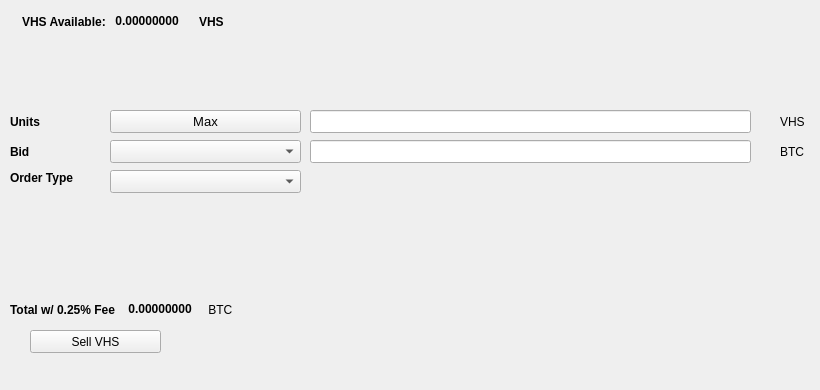
   <widget class="QWidget" name="SellTab">
    <attribute name="title">
     <string>Sell</string>
    </attribute>
    <widget class="QLabel" name="label_16">
     <property name="geometry">
      <rect>
       <x>780</x>
       <y>140</y>
       <width>31</width>
       <height>23</height>
      </rect>
     </property>
     <property name="text">
      <string>BTC</string>
     </property>
    </widget>
    <widget class="QComboBox" name="SellBidcomboBox">
     <property name="geometry">
      <rect>
       <x>110</x>
       <y>140</y>
       <width>191</width>
       <height>23</height>
      </rect>
     </property>
     <property name="font">
      <font>
       <pointsize>10</pointsize>
      </font>
     </property>
    </widget>
    <widget class="QLabel" name="label_18">
     <property name="geometry">
      <rect>
       <x>10</x>
       <y>110</y>
       <width>46</width>
       <height>23</height>
      </rect>
     </property>
     <property name="font">
      <font>
       <weight>75</weight>
       <bold>true</bold>
      </font>
     </property>
     <property name="text">
      <string>Units</string>
     </property>
    </widget>
    <widget class="QPushButton" name="Sell_Max_Amount">
     <property name="geometry">
      <rect>
       <x>110</x>
       <y>110</y>
       <width>191</width>
       <height>23</height>
      </rect>
     </property>
     <property name="font">
      <font>
       <pointsize>10</pointsize>
      </font>
     </property>
     <property name="text">
      <string>Max</string>
     </property>
    </widget>
    <widget class="QLabel" name="label_20">
     <property name="geometry">
      <rect>
       <x>10</x>
       <y>170</y>
       <width>91</width>
       <height>16</height>
      </rect>
     </property>
     <property name="font">
      <font>
       <weight>75</weight>
       <bold>true</bold>
      </font>
     </property>
     <property name="text">
      <string>Order Type</string>
     </property>
    </widget>
    <widget class="QComboBox" name="SellOrdertypeCombo">
     <property name="geometry">
      <rect>
       <x>110</x>
       <y>170</y>
       <width>191</width>
       <height>23</height>
      </rect>
     </property>
     <property name="font">
      <font>
       <pointsize>10</pointsize>
      </font>
     </property>
    </widget>
    <widget class="QLabel" name="label_21">
     <property name="geometry">
      <rect>
       <x>10</x>
       <y>140</y>
       <width>46</width>
       <height>23</height>
      </rect>
     </property>
     <property name="font">
      <font>
       <weight>75</weight>
       <bold>true</bold>
      </font>
     </property>
     <property name="text">
      <string>Bid</string>
     </property>
    </widget>
    <widget class="QLabel" name="label_22">
     <property name="geometry">
      <rect>
       <x>780</x>
       <y>110</y>
       <width>31</width>
       <height>23</height>
      </rect>
     </property>
     <property name="text">
      <string>VHS</string>
     </property>
    </widget>
    <widget class="QLineEdit" name="UnitsInputVHS">
     <property name="geometry">
      <rect>
       <x>310</x>
       <y>110</y>
       <width>441</width>
       <height>23</height>
      </rect>
     </property>
     <property name="font">
      <font>
       <pointsize>9</pointsize>
       <weight>75</weight>
       <bold>true</bold>
      </font>
     </property>
    </widget>
    <widget class="QLineEdit" name="SellBidPriceEdit">
     <property name="geometry">
      <rect>
       <x>310</x>
       <y>140</y>
       <width>441</width>
       <height>23</height>
      </rect>
     </property>
     <property name="font">
      <font>
       <pointsize>9</pointsize>
       <weight>75</weight>
       <bold>true</bold>
      </font>
     </property>
    </widget>
    <widget class="QPushButton" name="SellVHSBTN">
     <property name="geometry">
      <rect>
       <x>30</x>
       <y>330</y>
       <width>131</width>
       <height>23</height>
      </rect>
     </property>
     <property name="text">
      <string>Sell VHS</string>
     </property>
     <property name="icon">
      <iconset resource="../vhs">
       <normaloff>:/icons/bitcoin</normaloff>:/icons/bitcoin</iconset>
     </property>
    </widget>
    <widget class="QWidget" name="layoutWidget3">
     <property name="geometry">
      <rect>
       <x>22</x>
       <y>12</y>
       <width>258</width>
       <height>19</height>
      </rect>
     </property>
     <layout class="QHBoxLayout" name="horizontalLayout">
      <item>
       <widget class="QLabel" name="label232_2">
        <property name="font">
         <font>
          <weight>75</weight>
          <bold>true</bold>
         </font>
        </property>
        <property name="text">
         <string>VHS Available:</string>
        </property>
       </widget>
      </item>
      <item>
       <widget class="QLabel" name="VHSAvailableLabel">
        <property name="palette">
         <palette>
          <active>
           <colorrole role="WindowText">
            <brush brushstyle="SolidPattern">
             <color alpha="255">
              <red>0</red>
              <green>0</green>
              <blue>0</blue>
             </color>
            </brush>
           </colorrole>
           <colorrole role="Button">
            <brush brushstyle="SolidPattern">
             <color alpha="255">
              <red>0</red>
              <green>170</green>
              <blue>0</blue>
             </color>
            </brush>
           </colorrole>
           <colorrole role="Light">
            <brush brushstyle="SolidPattern">
             <color alpha="255">
              <red>0</red>
              <green>255</green>
              <blue>0</blue>
             </color>
            </brush>
           </colorrole>
           <colorrole role="Midlight">
            <brush brushstyle="SolidPattern">
             <color alpha="255">
              <red>0</red>
              <green>212</green>
              <blue>0</blue>
             </color>
            </brush>
           </colorrole>
           <colorrole role="Dark">
            <brush brushstyle="SolidPattern">
             <color alpha="255">
              <red>0</red>
              <green>85</green>
              <blue>0</blue>
             </color>
            </brush>
           </colorrole>
           <colorrole role="Mid">
            <brush brushstyle="SolidPattern">
             <color alpha="255">
              <red>0</red>
              <green>113</green>
              <blue>0</blue>
             </color>
            </brush>
           </colorrole>
           <colorrole role="Text">
            <brush brushstyle="SolidPattern">
             <color alpha="255">
              <red>0</red>
              <green>170</green>
              <blue>0</blue>
             </color>
            </brush>
           </colorrole>
           <colorrole role="BrightText">
            <brush brushstyle="SolidPattern">
             <color alpha="255">
              <red>255</red>
              <green>255</green>
              <blue>255</blue>
             </color>
            </brush>
           </colorrole>
           <colorrole role="ButtonText">
            <brush brushstyle="SolidPattern">
             <color alpha="255">
              <red>0</red>
              <green>0</green>
              <blue>0</blue>
             </color>
            </brush>
           </colorrole>
           <colorrole role="Base">
            <brush brushstyle="SolidPattern">
             <color alpha="255">
              <red>255</red>
              <green>255</green>
              <blue>255</blue>
             </color>
            </brush>
           </colorrole>
           <colorrole role="Window">
            <brush brushstyle="SolidPattern">
             <color alpha="255">
              <red>0</red>
              <green>170</green>
              <blue>0</blue>
             </color>
            </brush>
           </colorrole>
           <colorrole role="Shadow">
            <brush brushstyle="SolidPattern">
             <color alpha="255">
              <red>0</red>
              <green>0</green>
              <blue>0</blue>
             </color>
            </brush>
           </colorrole>
           <colorrole role="AlternateBase">
            <brush brushstyle="SolidPattern">
             <color alpha="255">
              <red>127</red>
              <green>212</green>
              <blue>127</blue>
             </color>
            </brush>
           </colorrole>
           <colorrole role="ToolTipBase">
            <brush brushstyle="SolidPattern">
             <color alpha="255">
              <red>255</red>
              <green>255</green>
              <blue>220</blue>
             </color>
            </brush>
           </colorrole>
           <colorrole role="ToolTipText">
            <brush brushstyle="SolidPattern">
             <color alpha="255">
              <red>0</red>
              <green>0</green>
              <blue>0</blue>
             </color>
            </brush>
           </colorrole>
          </active>
          <inactive>
           <colorrole role="WindowText">
            <brush brushstyle="SolidPattern">
             <color alpha="255">
              <red>0</red>
              <green>0</green>
              <blue>0</blue>
             </color>
            </brush>
           </colorrole>
           <colorrole role="Button">
            <brush brushstyle="SolidPattern">
             <color alpha="255">
              <red>0</red>
              <green>170</green>
              <blue>0</blue>
             </color>
            </brush>
           </colorrole>
           <colorrole role="Light">
            <brush brushstyle="SolidPattern">
             <color alpha="255">
              <red>0</red>
              <green>255</green>
              <blue>0</blue>
             </color>
            </brush>
           </colorrole>
           <colorrole role="Midlight">
            <brush brushstyle="SolidPattern">
             <color alpha="255">
              <red>0</red>
              <green>212</green>
              <blue>0</blue>
             </color>
            </brush>
           </colorrole>
           <colorrole role="Dark">
            <brush brushstyle="SolidPattern">
             <color alpha="255">
              <red>0</red>
              <green>85</green>
              <blue>0</blue>
             </color>
            </brush>
           </colorrole>
           <colorrole role="Mid">
            <brush brushstyle="SolidPattern">
             <color alpha="255">
              <red>0</red>
              <green>113</green>
              <blue>0</blue>
             </color>
            </brush>
           </colorrole>
           <colorrole role="Text">
            <brush brushstyle="SolidPattern">
             <color alpha="255">
              <red>0</red>
              <green>170</green>
              <blue>0</blue>
             </color>
            </brush>
           </colorrole>
           <colorrole role="BrightText">
            <brush brushstyle="SolidPattern">
             <color alpha="255">
              <red>255</red>
              <green>255</green>
              <blue>255</blue>
             </color>
            </brush>
           </colorrole>
           <colorrole role="ButtonText">
            <brush brushstyle="SolidPattern">
             <color alpha="255">
              <red>0</red>
              <green>0</green>
              <blue>0</blue>
             </color>
            </brush>
           </colorrole>
           <colorrole role="Base">
            <brush brushstyle="SolidPattern">
             <color alpha="255">
              <red>255</red>
              <green>255</green>
              <blue>255</blue>
             </color>
            </brush>
           </colorrole>
           <colorrole role="Window">
            <brush brushstyle="SolidPattern">
             <color alpha="255">
              <red>0</red>
              <green>170</green>
              <blue>0</blue>
             </color>
            </brush>
           </colorrole>
           <colorrole role="Shadow">
            <brush brushstyle="SolidPattern">
             <color alpha="255">
              <red>0</red>
              <green>0</green>
              <blue>0</blue>
             </color>
            </brush>
           </colorrole>
           <colorrole role="AlternateBase">
            <brush brushstyle="SolidPattern">
             <color alpha="255">
              <red>127</red>
              <green>212</green>
              <blue>127</blue>
             </color>
            </brush>
           </colorrole>
           <colorrole role="ToolTipBase">
            <brush brushstyle="SolidPattern">
             <color alpha="255">
              <red>255</red>
              <green>255</green>
              <blue>220</blue>
             </color>
            </brush>
           </colorrole>
           <colorrole role="ToolTipText">
            <brush brushstyle="SolidPattern">
             <color alpha="255">
              <red>0</red>
              <green>0</green>
              <blue>0</blue>
             </color>
            </brush>
           </colorrole>
          </inactive>
          <disabled>
           <colorrole role="WindowText">
            <brush brushstyle="SolidPattern">
             <color alpha="255">
              <red>0</red>
              <green>85</green>
              <blue>0</blue>
             </color>
            </brush>
           </colorrole>
           <colorrole role="Button">
            <brush brushstyle="SolidPattern">
             <color alpha="255">
              <red>0</red>
              <green>170</green>
              <blue>0</blue>
             </color>
            </brush>
           </colorrole>
           <colorrole role="Light">
            <brush brushstyle="SolidPattern">
             <color alpha="255">
              <red>0</red>
              <green>255</green>
              <blue>0</blue>
             </color>
            </brush>
           </colorrole>
           <colorrole role="Midlight">
            <brush brushstyle="SolidPattern">
             <color alpha="255">
              <red>0</red>
              <green>212</green>
              <blue>0</blue>
             </color>
            </brush>
           </colorrole>
           <colorrole role="Dark">
            <brush brushstyle="SolidPattern">
             <color alpha="255">
              <red>0</red>
              <green>85</green>
              <blue>0</blue>
             </color>
            </brush>
           </colorrole>
           <colorrole role="Mid">
            <brush brushstyle="SolidPattern">
             <color alpha="255">
              <red>0</red>
              <green>113</green>
              <blue>0</blue>
             </color>
            </brush>
           </colorrole>
           <colorrole role="Text">
            <brush brushstyle="SolidPattern">
             <color alpha="255">
              <red>0</red>
              <green>85</green>
              <blue>0</blue>
             </color>
            </brush>
           </colorrole>
           <colorrole role="BrightText">
            <brush brushstyle="SolidPattern">
             <color alpha="255">
              <red>255</red>
              <green>255</green>
              <blue>255</blue>
             </color>
            </brush>
           </colorrole>
           <colorrole role="ButtonText">
            <brush brushstyle="SolidPattern">
             <color alpha="255">
              <red>0</red>
              <green>85</green>
              <blue>0</blue>
             </color>
            </brush>
           </colorrole>
           <colorrole role="Base">
            <brush brushstyle="SolidPattern">
             <color alpha="255">
              <red>0</red>
              <green>170</green>
              <blue>0</blue>
             </color>
            </brush>
           </colorrole>
           <colorrole role="Window">
            <brush brushstyle="SolidPattern">
             <color alpha="255">
              <red>0</red>
              <green>170</green>
              <blue>0</blue>
             </color>
            </brush>
           </colorrole>
           <colorrole role="Shadow">
            <brush brushstyle="SolidPattern">
             <color alpha="255">
              <red>0</red>
              <green>0</green>
              <blue>0</blue>
             </color>
            </brush>
           </colorrole>
           <colorrole role="AlternateBase">
            <brush brushstyle="SolidPattern">
             <color alpha="255">
              <red>0</red>
              <green>170</green>
              <blue>0</blue>
             </color>
            </brush>
           </colorrole>
           <colorrole role="ToolTipBase">
            <brush brushstyle="SolidPattern">
             <color alpha="255">
              <red>255</red>
              <green>255</green>
              <blue>220</blue>
             </color>
            </brush>
           </colorrole>
           <colorrole role="ToolTipText">
            <brush brushstyle="SolidPattern">
             <color alpha="255">
              <red>0</red>
              <green>0</green>
              <blue>0</blue>
             </color>
            </brush>
           </colorrole>
          </disabled>
         </palette>
        </property>
        <property name="font">
         <font>
          <weight>75</weight>
          <bold>true</bold>
         </font>
        </property>
        <property name="text">
         <string> 0.00000000 </string>
        </property>
        <property name="textInteractionFlags">
         <set>Qt::LinksAccessibleByMouse|Qt::TextSelectableByKeyboard|Qt::TextSelectableByMouse</set>
        </property>
       </widget>
      </item>
      <item>
       <widget class="QLabel" name="labelVHS">
        <property name="font">
         <font>
          <weight>75</weight>
          <bold>true</bold>
         </font>
        </property>
        <property name="text">
         <string>VHS</string>
        </property>
       </widget>
      </item>
     </layout>
    </widget>
    <widget class="QWidget" name="layoutWidget">
     <property name="geometry">
      <rect>
       <x>10</x>
       <y>300</y>
       <width>268</width>
       <height>19</height>
      </rect>
     </property>
     <layout class="QHBoxLayout" name="horizontalLayout_2">
      <item>
       <widget class="QLabel" name="label_19">
        <property name="font">
         <font>
          <weight>75</weight>
          <bold>true</bold>
         </font>
        </property>
        <property name="text">
         <string>Total w/ 0.25% Fee </string>
        </property>
       </widget>
      </item>
      <item>
       <widget class="QLabel" name="SellCostLabel">
        <property name="palette">
         <palette>
          <active>
           <colorrole role="WindowText">
            <brush brushstyle="SolidPattern">
             <color alpha="255">
              <red>0</red>
              <green>0</green>
              <blue>0</blue>
             </color>
            </brush>
           </colorrole>
           <colorrole role="Button">
            <brush brushstyle="SolidPattern">
             <color alpha="255">
              <red>0</red>
              <green>170</green>
              <blue>0</blue>
             </color>
            </brush>
           </colorrole>
           <colorrole role="Light">
            <brush brushstyle="SolidPattern">
             <color alpha="255">
              <red>0</red>
              <green>255</green>
              <blue>0</blue>
             </color>
            </brush>
           </colorrole>
           <colorrole role="Midlight">
            <brush brushstyle="SolidPattern">
             <color alpha="255">
              <red>0</red>
              <green>212</green>
              <blue>0</blue>
             </color>
            </brush>
           </colorrole>
           <colorrole role="Dark">
            <brush brushstyle="SolidPattern">
             <color alpha="255">
              <red>0</red>
              <green>85</green>
              <blue>0</blue>
             </color>
            </brush>
           </colorrole>
           <colorrole role="Mid">
            <brush brushstyle="SolidPattern">
             <color alpha="255">
              <red>0</red>
              <green>113</green>
              <blue>0</blue>
             </color>
            </brush>
           </colorrole>
           <colorrole role="Text">
            <brush brushstyle="SolidPattern">
             <color alpha="255">
              <red>0</red>
              <green>170</green>
              <blue>0</blue>
             </color>
            </brush>
           </colorrole>
           <colorrole role="BrightText">
            <brush brushstyle="SolidPattern">
             <color alpha="255">
              <red>255</red>
              <green>255</green>
              <blue>255</blue>
             </color>
            </brush>
           </colorrole>
           <colorrole role="ButtonText">
            <brush brushstyle="SolidPattern">
             <color alpha="255">
              <red>0</red>
              <green>0</green>
              <blue>0</blue>
             </color>
            </brush>
           </colorrole>
           <colorrole role="Base">
            <brush brushstyle="SolidPattern">
             <color alpha="255">
              <red>255</red>
              <green>255</green>
              <blue>255</blue>
             </color>
            </brush>
           </colorrole>
           <colorrole role="Window">
            <brush brushstyle="SolidPattern">
             <color alpha="255">
              <red>0</red>
              <green>170</green>
              <blue>0</blue>
             </color>
            </brush>
           </colorrole>
           <colorrole role="Shadow">
            <brush brushstyle="SolidPattern">
             <color alpha="255">
              <red>0</red>
              <green>0</green>
              <blue>0</blue>
             </color>
            </brush>
           </colorrole>
           <colorrole role="AlternateBase">
            <brush brushstyle="SolidPattern">
             <color alpha="255">
              <red>127</red>
              <green>212</green>
              <blue>127</blue>
             </color>
            </brush>
           </colorrole>
           <colorrole role="ToolTipBase">
            <brush brushstyle="SolidPattern">
             <color alpha="255">
              <red>255</red>
              <green>255</green>
              <blue>220</blue>
             </color>
            </brush>
           </colorrole>
           <colorrole role="ToolTipText">
            <brush brushstyle="SolidPattern">
             <color alpha="255">
              <red>0</red>
              <green>0</green>
              <blue>0</blue>
             </color>
            </brush>
           </colorrole>
          </active>
          <inactive>
           <colorrole role="WindowText">
            <brush brushstyle="SolidPattern">
             <color alpha="255">
              <red>0</red>
              <green>0</green>
              <blue>0</blue>
             </color>
            </brush>
           </colorrole>
           <colorrole role="Button">
            <brush brushstyle="SolidPattern">
             <color alpha="255">
              <red>0</red>
              <green>170</green>
              <blue>0</blue>
             </color>
            </brush>
           </colorrole>
           <colorrole role="Light">
            <brush brushstyle="SolidPattern">
             <color alpha="255">
              <red>0</red>
              <green>255</green>
              <blue>0</blue>
             </color>
            </brush>
           </colorrole>
           <colorrole role="Midlight">
            <brush brushstyle="SolidPattern">
             <color alpha="255">
              <red>0</red>
              <green>212</green>
              <blue>0</blue>
             </color>
            </brush>
           </colorrole>
           <colorrole role="Dark">
            <brush brushstyle="SolidPattern">
             <color alpha="255">
              <red>0</red>
              <green>85</green>
              <blue>0</blue>
             </color>
            </brush>
           </colorrole>
           <colorrole role="Mid">
            <brush brushstyle="SolidPattern">
             <color alpha="255">
              <red>0</red>
              <green>113</green>
              <blue>0</blue>
             </color>
            </brush>
           </colorrole>
           <colorrole role="Text">
            <brush brushstyle="SolidPattern">
             <color alpha="255">
              <red>0</red>
              <green>170</green>
              <blue>0</blue>
             </color>
            </brush>
           </colorrole>
           <colorrole role="BrightText">
            <brush brushstyle="SolidPattern">
             <color alpha="255">
              <red>255</red>
              <green>255</green>
              <blue>255</blue>
             </color>
            </brush>
           </colorrole>
           <colorrole role="ButtonText">
            <brush brushstyle="SolidPattern">
             <color alpha="255">
              <red>0</red>
              <green>0</green>
              <blue>0</blue>
             </color>
            </brush>
           </colorrole>
           <colorrole role="Base">
            <brush brushstyle="SolidPattern">
             <color alpha="255">
              <red>255</red>
              <green>255</green>
              <blue>255</blue>
             </color>
            </brush>
           </colorrole>
           <colorrole role="Window">
            <brush brushstyle="SolidPattern">
             <color alpha="255">
              <red>0</red>
              <green>170</green>
              <blue>0</blue>
             </color>
            </brush>
           </colorrole>
           <colorrole role="Shadow">
            <brush brushstyle="SolidPattern">
             <color alpha="255">
              <red>0</red>
              <green>0</green>
              <blue>0</blue>
             </color>
            </brush>
           </colorrole>
           <colorrole role="AlternateBase">
            <brush brushstyle="SolidPattern">
             <color alpha="255">
              <red>127</red>
              <green>212</green>
              <blue>127</blue>
             </color>
            </brush>
           </colorrole>
           <colorrole role="ToolTipBase">
            <brush brushstyle="SolidPattern">
             <color alpha="255">
              <red>255</red>
              <green>255</green>
              <blue>220</blue>
             </color>
            </brush>
           </colorrole>
           <colorrole role="ToolTipText">
            <brush brushstyle="SolidPattern">
             <color alpha="255">
              <red>0</red>
              <green>0</green>
              <blue>0</blue>
             </color>
            </brush>
           </colorrole>
          </inactive>
          <disabled>
           <colorrole role="WindowText">
            <brush brushstyle="SolidPattern">
             <color alpha="255">
              <red>0</red>
              <green>85</green>
              <blue>0</blue>
             </color>
            </brush>
           </colorrole>
           <colorrole role="Button">
            <brush brushstyle="SolidPattern">
             <color alpha="255">
              <red>0</red>
              <green>170</green>
              <blue>0</blue>
             </color>
            </brush>
           </colorrole>
           <colorrole role="Light">
            <brush brushstyle="SolidPattern">
             <color alpha="255">
              <red>0</red>
              <green>255</green>
              <blue>0</blue>
             </color>
            </brush>
           </colorrole>
           <colorrole role="Midlight">
            <brush brushstyle="SolidPattern">
             <color alpha="255">
              <red>0</red>
              <green>212</green>
              <blue>0</blue>
             </color>
            </brush>
           </colorrole>
           <colorrole role="Dark">
            <brush brushstyle="SolidPattern">
             <color alpha="255">
              <red>0</red>
              <green>85</green>
              <blue>0</blue>
             </color>
            </brush>
           </colorrole>
           <colorrole role="Mid">
            <brush brushstyle="SolidPattern">
             <color alpha="255">
              <red>0</red>
              <green>113</green>
              <blue>0</blue>
             </color>
            </brush>
           </colorrole>
           <colorrole role="Text">
            <brush brushstyle="SolidPattern">
             <color alpha="255">
              <red>0</red>
              <green>85</green>
              <blue>0</blue>
             </color>
            </brush>
           </colorrole>
           <colorrole role="BrightText">
            <brush brushstyle="SolidPattern">
             <color alpha="255">
              <red>255</red>
              <green>255</green>
              <blue>255</blue>
             </color>
            </brush>
           </colorrole>
           <colorrole role="ButtonText">
            <brush brushstyle="SolidPattern">
             <color alpha="255">
              <red>0</red>
              <green>85</green>
              <blue>0</blue>
             </color>
            </brush>
           </colorrole>
           <colorrole role="Base">
            <brush brushstyle="SolidPattern">
             <color alpha="255">
              <red>0</red>
              <green>170</green>
              <blue>0</blue>
             </color>
            </brush>
           </colorrole>
           <colorrole role="Window">
            <brush brushstyle="SolidPattern">
             <color alpha="255">
              <red>0</red>
              <green>170</green>
              <blue>0</blue>
             </color>
            </brush>
           </colorrole>
           <colorrole role="Shadow">
            <brush brushstyle="SolidPattern">
             <color alpha="255">
              <red>0</red>
              <green>0</green>
              <blue>0</blue>
             </color>
            </brush>
           </colorrole>
           <colorrole role="AlternateBase">
            <brush brushstyle="SolidPattern">
             <color alpha="255">
              <red>0</red>
              <green>170</green>
              <blue>0</blue>
             </color>
            </brush>
           </colorrole>
           <colorrole role="ToolTipBase">
            <brush brushstyle="SolidPattern">
             <color alpha="255">
              <red>255</red>
              <green>255</green>
              <blue>220</blue>
             </color>
            </brush>
           </colorrole>
           <colorrole role="ToolTipText">
            <brush brushstyle="SolidPattern">
             <color alpha="255">
              <red>0</red>
              <green>0</green>
              <blue>0</blue>
             </color>
            </brush>
           </colorrole>
          </disabled>
         </palette>
        </property>
        <property name="font">
         <font>
          <weight>75</weight>
          <bold>true</bold>
         </font>
        </property>
        <property name="autoFillBackground">
         <bool>false</bool>
        </property>
        <property name="text">
         <string> 0.00000000</string>
        </property>
        <property name="textInteractionFlags">
         <set>Qt::LinksAccessibleByMouse|Qt::TextSelectableByMouse</set>
        </property>
       </widget>
      </item>
      <item>
       <widget class="QLabel" name="label_17">
        <property name="font">
         <font>
          <weight>50</weight>
          <bold>false</bold>
         </font>
        </property>
        <property name="text">
         <string> BTC</string>
        </property>
       </widget>
      </item>
     </layout>
    </widget>
    <widget class="QLabel" name="label_23">
     <property name="geometry">
      <rect>
       <x>460</x>
       <y>300</y>
       <width>281</width>
       <height>81</height>
      </rect>
     </property>
     <property name="text">
      <string/>
     </property>
     <property name="pixmap">
      <pixmap>:/images/bittrex</pixmap>
     </property>
    </widget>
   </widget>
